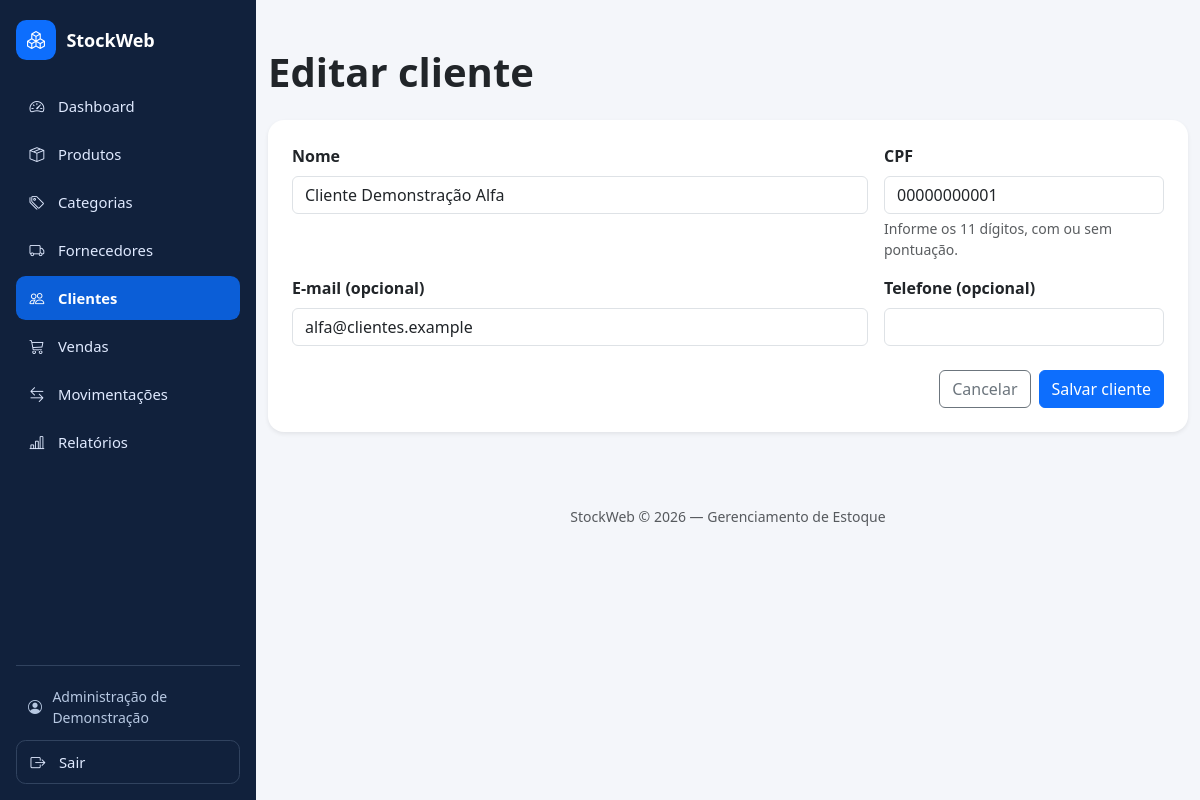
Screenshot of /cliente_editar.php?id=5 (signed in) with the database file from the repository.
### tables this page shows
CREATE TABLE `clientes` (
  `id` int NOT NULL AUTO_INCREMENT,
  `nome` varchar(150) NOT NULL,
  `cpf` varchar(11) NOT NULL,
  `email` varchar(150) DEFAULT NULL,
  `telefone` varchar(20) DEFAULT NULL,
  PRIMARY KEY (`id`),
  UNIQUE KEY `cpf` (`cpf`)
);

### public/cliente_editar.php (called while the page is built, shortened)
<?php
require_once __DIR__ . '/cliente_funcoes.php';
$id = clienteId($_GET['id'] ?? null);
require_once '/var/www/stockweb/config/database.php';
try {
    $stmt = $pdo->prepare('SELECT nome, cpf, email, telefone FROM clientes WHERE id = ?');
    $stmt->execute([$id]);
    $cliente = $stmt->fetch(PDO::FETCH_ASSOC);
} catch (PDOException $erro) {
    error_log($erro->getMessage());
    clienteRedirecionar('clientes.php', 'danger', 'Não foi possível carregar o cliente.');
}
require __DIR__ . '/cliente_novo.php';

### public/cliente_novo.php (the view, shortened to what this page needs)
<?php
require_once __DIR__ . '/cliente_funcoes.php';
$editando = isset($cliente);
$destino = $editando ? 'cliente_editar.php?id=' . $id : 'cliente_novo.php';
$aviso = clienteAviso($destino);
$dados = $aviso['dados'] ?? $cliente ?? [];
$acao = $editando ? 'cliente_atualizar.php' : 'cliente_salvar.php';
$titulo = $editando ? 'Editar cliente' : 'Novo cliente';
?>
        <h1 class="fw-bold mb-4"><?= clienteEscapar($titulo) ?></h1>
        <div class="card border-0 rounded-4 shadow-sm">
            <div class="card-body p-4">
                <form action="<?= clienteEscapar($acao) ?>" method="POST">
                    <div class="row g-3">
                        <div class="col-md-8">
                            <label for="nome" class="form-label fw-semibold">Nome</label>
                            <input type="text" id="nome" name="nome" class="form-control" required maxlength="150"
                                   value="<?= clienteEscapar($dados['nome'] ?? '') ?>">
                        </div>
                        <div class="col-md-4">
                            <label for="cpf" class="form-label fw-semibold">CPF</label>
                            <input type="text" id="cpf" name="cpf" class="form-control" required maxlength="14" inputmode="numeric"
                                   aria-describedby="cpf-ajuda" value="<?= clienteEscapar($dados['cpf'] ?? '') ?>">
                            <div id="cpf-ajuda" class="form-text">Informe os 11 dígitos, com ou sem pontuação.</div>
                        </div>
                        <div class="col-md-8">
                            <label for="email" class="form-label fw-semibold">E-mail (opcional)</label>
                            <input type="email" id="email" name="email" class="form-control" maxlength="150"
                                   value="<?= clienteEscapar($dados['email'] ?? '') ?>">
                        </div>
                        <div class="col-md-4">
                            <label for="telefone" class="form-label fw-semibold">Telefone (opcional)</label>
                            <input type="tel" id="telefone" name="telefone" class="form-control" maxlength="20"
                                   value="<?= clienteEscapar($dados['telefone'] ?? '') ?>">
                        </div>
                    </div>
                    <div class="d-flex flex-wrap justify-content-end gap-2 mt-4">
                        <a href="clientes.php" class="btn btn-outline-secondary">Cancelar</a>
                        <button type="submit" class="btn btn-primary">Salvar cliente</button>
                    </div>
                </form>
            </div>
        </div>

### public/assets/css/sidebar.css (style rules this page uses)
:root { --stockweb-sidebar-width: 16rem; --stockweb-sidebar-bg: #11213c; --stockweb-sidebar-border: #31435f; --stockweb-sidebar-accent: #0d6efd; }

### public/cliente_funcoes.php (style rules this page uses)
body { background-color: #f4f6fa; }

### rows the page displays
clientes: nome "Cliente Demonstração Alfa", cpf "00000000001", email "alfa@clientes.example"

### other values shown
$rotulo "Dashboard"
$rotulo "Produtos"
$rotulo "Categorias"
$rotulo "Fornecedores"
$rotulo "Clientes"
$rotulo "Vendas"
$rotulo "Movimentações"
$rotulo "Relatórios"
$nomeUsuario "Administração de Demonstração"
clienteEscapar($titulo) "Editar cliente"
